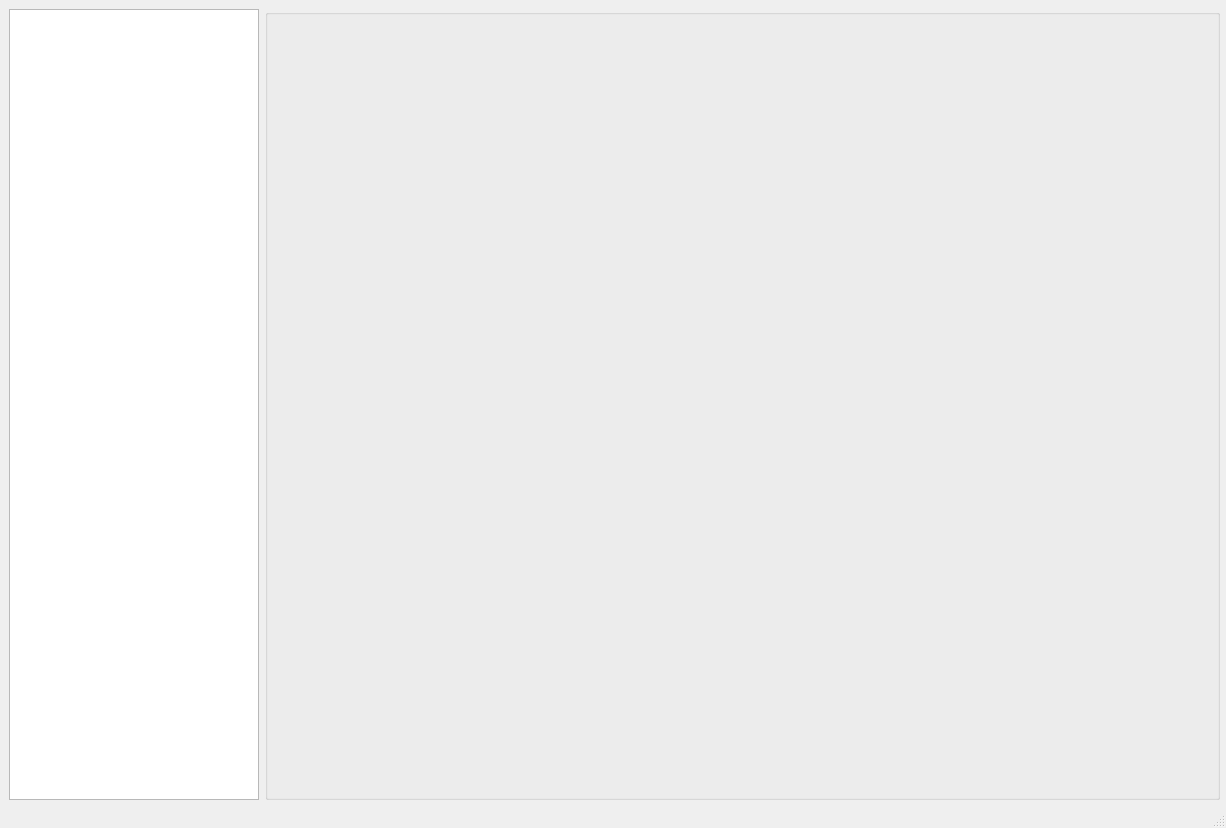
<?xml version="1.0" encoding="UTF-8"?>
<ui version="4.0">
 <class>MainWindow</class>
 <widget class="QMainWindow" name="MainWindow">
  <property name="geometry">
   <rect>
    <x>0</x>
    <y>0</y>
    <width>1226</width>
    <height>828</height>
   </rect>
  </property>
  <property name="windowTitle">
   <string>MainWindow</string>
  </property>
  <widget class="QWidget" name="centralwidget">
   <widget class="QWidget" name="horizontalLayoutWidget">
    <property name="geometry">
     <rect>
      <x>9</x>
      <y>9</y>
      <width>1211</width>
      <height>791</height>
     </rect>
    </property>
    <layout class="QHBoxLayout" name="horizontalLayout">
     <property name="sizeConstraint">
      <enum>QLayout::SetDefaultConstraint</enum>
     </property>
     <item>
      <widget class="QListView" name="menuListView">
       <property name="maximumSize">
        <size>
         <width>250</width>
         <height>16777215</height>
        </size>
       </property>
       <property name="font">
        <font>
         <pointsize>14</pointsize>
        </font>
       </property>
       <property name="cursor" stdset="0">
        <cursorShape>PointingHandCursor</cursorShape>
       </property>
       <property name="editTriggers">
        <set>QAbstractItemView::NoEditTriggers</set>
       </property>
      </widget>
     </item>
     <item>
      <widget class="QGroupBox" name="mainGroupContainer">
       <property name="title">
        <string/>
       </property>
       <widget class="QWidget" name="verticalLayoutWidget">
        <property name="geometry">
         <rect>
          <x>9</x>
          <y>9</y>
          <width>931</width>
          <height>761</height>
         </rect>
        </property>
        <layout class="QVBoxLayout" name="mainVerticalLayout"/>
       </widget>
      </widget>
     </item>
    </layout>
   </widget>
  </widget>
  <widget class="QMenuBar" name="menubar">
   <property name="geometry">
    <rect>
     <x>0</x>
     <y>0</y>
     <width>1226</width>
     <height>21</height>
    </rect>
   </property>
  </widget>
  <widget class="QStatusBar" name="statusbar"/>
 </widget>
 <resources/>
 <connections/>
</ui>
